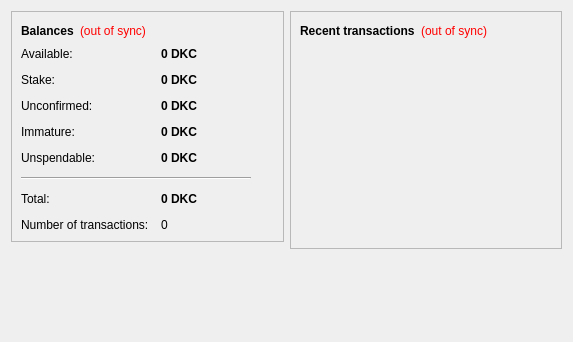
<?xml version="1.0" encoding="UTF-8"?>
<ui version="4.0">
 <class>OverviewPage</class>
 <widget class="QWidget" name="OverviewPage">
  <property name="geometry">
   <rect>
    <x>0</x>
    <y>0</y>
    <width>573</width>
    <height>342</height>
   </rect>
  </property>
  <property name="windowTitle">
   <string>Form</string>
  </property>
  <layout class="QHBoxLayout" name="horizontalLayout" stretch="1,1">
   <item>
    <layout class="QVBoxLayout" name="verticalLayout_2">
     <item>
      <widget class="QFrame" name="frame">
       <property name="frameShape">
        <enum>QFrame::StyledPanel</enum>
       </property>
       <property name="frameShadow">
        <enum>QFrame::Raised</enum>
       </property>
       <layout class="QVBoxLayout" name="verticalLayout_4">
        <item>
         <layout class="QHBoxLayout" name="horizontalLayout_4">
          <item>
           <widget class="QLabel" name="label_5">
            <property name="font">
             <font>
              <weight>75</weight>
              <bold>true</bold>
             </font>
            </property>
            <property name="text">
             <string>Balances</string>
            </property>
           </widget>
          </item>
          <item>
           <widget class="QLabel" name="labelWalletStatus">
            <property name="toolTip">
             <string>The displayed information may be out of date. Your wallet automatically synchronizes with the DarkKnightsCoin network after a connection is established, but this process has not completed yet.</string>
            </property>
            <property name="styleSheet">
             <string notr="true">QLabel { color: red; }</string>
            </property>
            <property name="text">
             <string notr="true">(out of sync)</string>
            </property>
            <property name="alignment">
             <set>Qt::AlignLeading|Qt::AlignLeft|Qt::AlignVCenter</set>
            </property>
           </widget>
          </item>
          <item>
           <spacer name="horizontalSpacer_2">
            <property name="orientation">
             <enum>Qt::Horizontal</enum>
            </property>
            <property name="sizeHint" stdset="0">
             <size>
              <width>40</width>
              <height>20</height>
             </size>
            </property>
           </spacer>
          </item>
         </layout>
        </item>
        <item>
         <layout class="QFormLayout" name="formLayout_2">
          <property name="fieldGrowthPolicy">
           <enum>QFormLayout::AllNonFixedFieldsGrow</enum>
          </property>
          <property name="horizontalSpacing">
           <number>12</number>
          </property>
          <property name="verticalSpacing">
           <number>12</number>
          </property>
          <item row="0" column="0">
           <widget class="QLabel" name="labelAvailableText">
            <property name="toolTip">
             <string>Your current available balance</string>
            </property>
            <property name="text">
             <string>Available:</string>
            </property>
           </widget>
          </item>
          <item row="0" column="1">
           <widget class="QLabel" name="labelAvailable">
            <property name="font">
             <font>
              <weight>75</weight>
              <bold>true</bold>
             </font>
            </property>
            <property name="cursor">
             <cursorShape>IBeamCursor</cursorShape>
            </property>
            <property name="toolTip">
             <string>Your current available balance</string>
            </property>
            <property name="text">
             <string notr="true">0 DKC</string>
            </property>
            <property name="alignment">
             <set>Qt::AlignLeading|Qt::AlignLeft|Qt::AlignVCenter</set>
            </property>
            <property name="textInteractionFlags">
             <set>Qt::LinksAccessibleByMouse|Qt::TextSelectableByKeyboard|Qt::TextSelectableByMouse</set>
            </property>
           </widget>
          </item>
          <item row="1" column="0">
           <widget class="QLabel" name="label_6">
            <property name="toolTip">
             <string>Total of coins that was staked, and do not yet count toward the current balance</string>
            </property>
            <property name="text">
             <string>Stake:</string>
            </property>
           </widget>
          </item>
          <item row="1" column="1">
           <widget class="QLabel" name="labelStake">
            <property name="font">
             <font>
              <weight>75</weight>
              <bold>true</bold>
             </font>
            </property>
            <property name="cursor">
             <cursorShape>IBeamCursor</cursorShape>
            </property>
            <property name="toolTip">
             <string>Total of coins that was staked, and do not yet count toward the current balance</string>
            </property>
            <property name="text">
             <string notr="true">0 DKC</string>
            </property>
            <property name="alignment">
             <set>Qt::AlignLeading|Qt::AlignLeft|Qt::AlignVCenter</set>
            </property>
            <property name="textInteractionFlags">
             <set>Qt::LinksAccessibleByMouse|Qt::TextSelectableByKeyboard|Qt::TextSelectableByMouse</set>
            </property>
           </widget>
          </item>
          <item row="2" column="0">
           <widget class="QLabel" name="label_3">
            <property name="toolTip">
             <string>Total of transactions that have yet to be confirmed, and do not yet count toward the current balance</string>
            </property>
            <property name="text">
             <string>Unconfirmed:</string>
            </property>
           </widget>
          </item>
          <item row="2" column="1">
           <widget class="QLabel" name="labelUnconfirmed">
            <property name="font">
             <font>
              <weight>75</weight>
              <bold>true</bold>
             </font>
            </property>
            <property name="cursor">
             <cursorShape>IBeamCursor</cursorShape>
            </property>
            <property name="toolTip">
             <string>Total of transactions that have yet to be confirmed, and do not yet count toward the current balance</string>
            </property>
            <property name="text">
             <string notr="true">0 DKC</string>
            </property>
            <property name="alignment">
             <set>Qt::AlignLeading|Qt::AlignLeft|Qt::AlignVCenter</set>
            </property>
            <property name="textInteractionFlags">
             <set>Qt::LinksAccessibleByMouse|Qt::TextSelectableByKeyboard|Qt::TextSelectableByMouse</set>
            </property>
           </widget>
          </item>
          <item row="3" column="0">
           <widget class="QLabel" name="labelImmatureText">
            <property name="toolTip">
             <string>Mined balance that has not yet matured</string>
            </property>
            <property name="text">
             <string>Immature:</string>
            </property>
           </widget>
          </item>
          <item row="3" column="1">
           <widget class="QLabel" name="labelImmature">
            <property name="font">
             <font>
              <weight>75</weight>
              <bold>true</bold>
             </font>
            </property>
            <property name="toolTip">
             <string>Mined balance that has not yet matured</string>
            </property>
            <property name="text">
             <string notr="true">0 DKC</string>
            </property>
            <property name="alignment">
             <set>Qt::AlignLeading|Qt::AlignLeft|Qt::AlignVCenter</set>
            </property>
            <property name="textInteractionFlags">
             <set>Qt::LinksAccessibleByMouse|Qt::TextSelectableByKeyboard|Qt::TextSelectableByMouse</set>
            </property>
           </widget>
          </item>
          <item row="4" column="0">
           <widget class="QLabel" name="labelBalanceWatchOnlyText">
            <property name="toolTip">
             <string>Your unspendable balance</string>
            </property>
            <property name="text">
             <string>Unspendable:</string>
            </property>
           </widget>
          </item>
          <item row="4" column="1">
           <widget class="QLabel" name="labelBalanceWatchOnly">
            <property name="font">
             <font>
              <weight>75</weight>
              <bold>true</bold>
             </font>
            </property>
            <property name="cursor">
             <cursorShape>IBeamCursor</cursorShape>
            </property>
            <property name="toolTip">
             <string>Your unspendable balance</string>
            </property>
            <property name="text">
             <string notr="true">0 DKC</string>
            </property>
            <property name="alignment">
             <set>Qt::AlignLeading|Qt::AlignLeft|Qt::AlignVCenter</set>
            </property>
            <property name="textInteractionFlags">
             <set>Qt::LinksAccessibleByMouse|Qt::TextSelectableByKeyboard|Qt::TextSelectableByMouse</set>
            </property>
           </widget>
          </item>
          <item row="5" column="0" colspan="2">
           <widget class="Line" name="line">
            <property name="maximumSize">
             <size>
              <width>230</width>
              <height>16777215</height>
             </size>
            </property>
            <property name="orientation">
             <enum>Qt::Horizontal</enum>
            </property>
           </widget>
          </item>
          <item row="6" column="0">
           <widget class="QLabel" name="labelTotalText">
            <property name="toolTip">
             <string>Your current total balance</string>
            </property>
            <property name="text">
             <string>Total:</string>
            </property>
           </widget>
          </item>
          <item row="6" column="1">
           <widget class="QLabel" name="labelTotal">
            <property name="font">
             <font>
              <weight>75</weight>
              <bold>true</bold>
             </font>
            </property>
            <property name="toolTip">
             <string>Your current total balance</string>
            </property>
            <property name="text">
             <string notr="true">0 DKC</string>
            </property>
            <property name="alignment">
             <set>Qt::AlignLeading|Qt::AlignLeft|Qt::AlignVCenter</set>
            </property>
            <property name="textInteractionFlags">
             <set>Qt::LinksAccessibleByMouse|Qt::TextSelectableByKeyboard|Qt::TextSelectableByMouse</set>
            </property>
           </widget>
          </item>
          <item row="7" column="0">
           <widget class="QLabel" name="label_2">
            <property name="toolTip">
             <string>Total number of transactions in wallet</string>
            </property>
            <property name="text">
             <string>Number of transactions:</string>
            </property>
           </widget>
          </item>
          <item row="7" column="1">
           <widget class="QLabel" name="labelNumTransactions">
            <property name="toolTip">
             <string>Total number of transactions in wallet</string>
            </property>
            <property name="text">
             <string notr="true">0</string>
            </property>
           </widget>
          </item>
         </layout>
        </item>
       </layout>
      </widget>
     </item>
     <item>
      <spacer name="verticalSpacer">
       <property name="orientation">
        <enum>Qt::Vertical</enum>
       </property>
       <property name="sizeHint" stdset="0">
        <size>
         <width>20</width>
         <height>40</height>
        </size>
       </property>
      </spacer>
     </item>
    </layout>
   </item>
   <item>
    <layout class="QVBoxLayout" name="verticalLayout_3">
     <item>
      <widget class="QFrame" name="frame_2">
       <property name="frameShape">
        <enum>QFrame::StyledPanel</enum>
       </property>
       <property name="frameShadow">
        <enum>QFrame::Raised</enum>
       </property>
       <layout class="QVBoxLayout" name="verticalLayout">
        <item>
         <layout class="QHBoxLayout" name="horizontalLayout_2">
          <item>
           <widget class="QLabel" name="label_4">
            <property name="text">
             <string>&lt;b&gt;Recent transactions&lt;/b&gt;</string>
            </property>
           </widget>
          </item>
          <item>
           <widget class="QLabel" name="labelTransactionsStatus">
            <property name="toolTip">
             <string>The displayed information may be out of date. Your wallet automatically synchronizes with the DarkKnightsCoin network after a connection is established, but this process has not completed yet.</string>
            </property>
            <property name="styleSheet">
             <string notr="true">QLabel { color: red; }</string>
            </property>
            <property name="text">
             <string notr="true">(out of sync)</string>
            </property>
            <property name="alignment">
             <set>Qt::AlignRight|Qt::AlignTrailing|Qt::AlignVCenter</set>
            </property>
           </widget>
          </item>
          <item>
           <spacer name="horizontalSpacer">
            <property name="orientation">
             <enum>Qt::Horizontal</enum>
            </property>
            <property name="sizeHint" stdset="0">
             <size>
              <width>40</width>
              <height>20</height>
             </size>
            </property>
           </spacer>
          </item>
         </layout>
        </item>
        <item>
         <widget class="QListView" name="listTransactions">
          <property name="styleSheet">
           <string notr="true">QListView { background: transparent; }</string>
          </property>
          <property name="frameShape">
           <enum>QFrame::NoFrame</enum>
          </property>
          <property name="verticalScrollBarPolicy">
           <enum>Qt::ScrollBarAlwaysOff</enum>
          </property>
          <property name="horizontalScrollBarPolicy">
           <enum>Qt::ScrollBarAlwaysOff</enum>
          </property>
          <property name="selectionMode">
           <enum>QAbstractItemView::NoSelection</enum>
          </property>
         </widget>
        </item>
       </layout>
      </widget>
     </item>
     <item>
      <spacer name="verticalSpacer_2">
       <property name="orientation">
        <enum>Qt::Vertical</enum>
       </property>
       <property name="sizeHint" stdset="0">
        <size>
         <width>20</width>
         <height>40</height>
        </size>
       </property>
      </spacer>
     </item>
    </layout>
   </item>
  </layout>
 </widget>
 <resources/>
 <connections/>
</ui>
